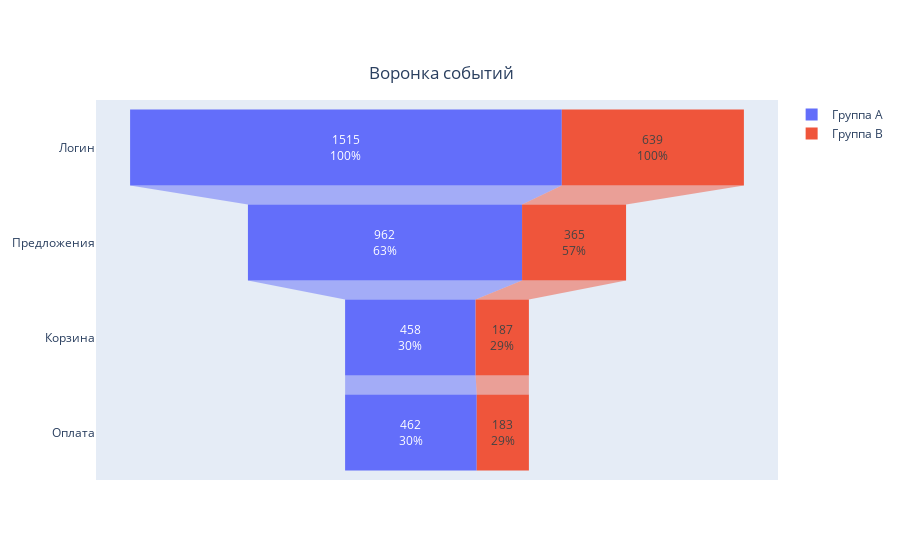

Notebook code for this chart:
### Code cell
# Создаю воронку событий с % конверсии от первого шага на обе группы
fig = go.Figure()

fig.add_trace(go.Funnel(
    name = 'Группа А',
    y = funnel_a['event_name'],
    x = funnel_a['count'],
    textinfo = "value+percent initial"))

fig.add_trace(go.Funnel(
    name = 'Группа B',
    y = funnel_b['event_name'],
    x = funnel_b['count'],
    textposition = "inside",
    textinfo = "value+percent initial"))

fig.update_layout(
    title={
        'text': "Воронка событий",
        'y':0.88,
        'x':0.49,
        'xanchor': 'center',
        'yanchor': 'top'}
)
fig.show()

### Figure 1 — Plotly figure (JSON) as saved in the notebook; plotly's stock layout.template omitted (floating-point values rounded to 4 significant figures)
{"data": [{"name": "Группа А", "textinfo": "value+percent initial", "type": "funnel", "x": [1515, 962, 458, 462], "y": ["Логин", "Предложения", "Корзина", "Оплата"]}, {"name": "Группа B", "textinfo": "value+percent initial", "textposition": "inside", "type": "funnel", "x": [639, 365, 187, 183], "y": ["Логин", "Предложения", "Корзина", "Оплата"]}], "layout": {"title": {"text": "Воронка событий", "x": 0.49, "xanchor": "center", "y": 0.88, "yanchor": "top"}}}
